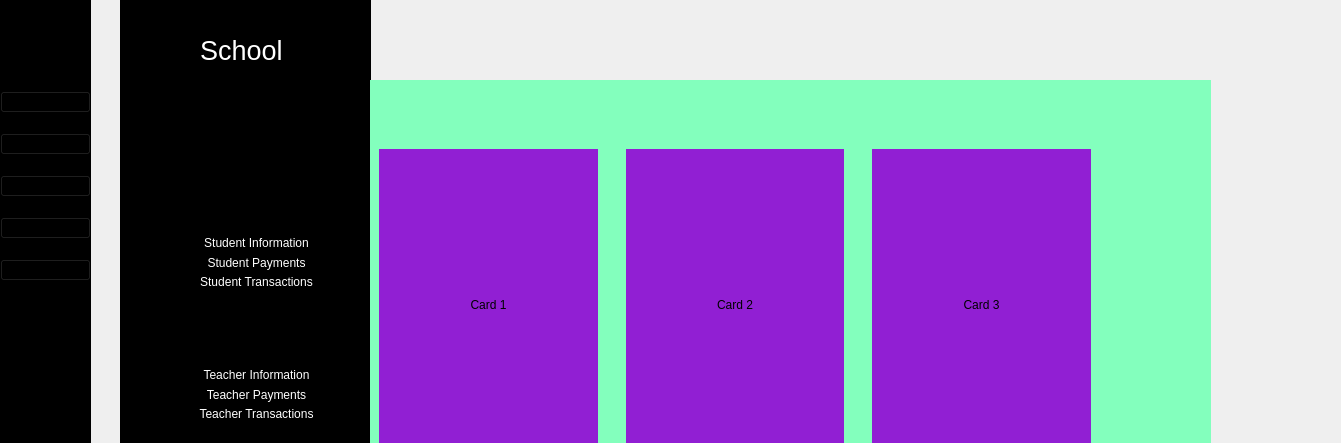
<?xml version="1.0" encoding="UTF-8"?>
<ui version="4.0">
 <class>MainWindow</class>
 <widget class="QMainWindow" name="MainWindow">
  <property name="geometry">
   <rect>
    <x>0</x>
    <y>0</y>
    <width>1341</width>
    <height>443</height>
   </rect>
  </property>
  <property name="windowTitle">
   <string>MainWindow</string>
  </property>
  <widget class="QWidget" name="centralwidget">
   <widget class="QWidget" name="icon_widget" native="true">
    <property name="geometry">
     <rect>
      <x>0</x>
      <y>0</y>
      <width>91</width>
      <height>711</height>
     </rect>
    </property>
    <property name="styleSheet">
     <string notr="true">QWidget{
	background-color: rgb(0, 0, 0);
}</string>
    </property>
    <layout class="QVBoxLayout" name="verticalLayout_8">
     <item>
      <layout class="QHBoxLayout" name="horizontalLayout">
       <property name="spacing">
        <number>0</number>
       </property>
       <property name="sizeConstraint">
        <enum>QLayout::SetMinimumSize</enum>
       </property>
       <property name="topMargin">
        <number>30</number>
       </property>
       <property name="rightMargin">
        <number>1</number>
       </property>
       <item>
        <spacer name="horizontalSpacer">
         <property name="orientation">
          <enum>Qt::Horizontal</enum>
         </property>
         <property name="sizeHint" stdset="0">
          <size>
           <width>28</width>
           <height>20</height>
          </size>
         </property>
        </spacer>
       </item>
       <item>
        <widget class="QLabel" name="label">
         <property name="maximumSize">
          <size>
           <width>40</width>
           <height>40</height>
          </size>
         </property>
         <property name="text">
          <string/>
         </property>
         <property name="pixmap">
          <pixmap resource="resources.qrc">:/newPrefix/logo.png</pixmap>
         </property>
         <property name="scaledContents">
          <bool>true</bool>
         </property>
        </widget>
       </item>
       <item>
        <spacer name="horizontalSpacer_2">
         <property name="orientation">
          <enum>Qt::Horizontal</enum>
         </property>
         <property name="sizeHint" stdset="0">
          <size>
           <width>28</width>
           <height>20</height>
          </size>
         </property>
        </spacer>
       </item>
      </layout>
     </item>
     <item>
      <layout class="QVBoxLayout" name="verticalLayout_5">
       <property name="spacing">
        <number>20</number>
       </property>
       <property name="topMargin">
        <number>35</number>
       </property>
       <item>
        <widget class="QPushButton" name="pushButton">
         <property name="styleSheet">
          <string notr="true">QPushButton:checked{
	border-radius:3px;
}</string>
         </property>
         <property name="text">
          <string/>
         </property>
         <property name="icon">
          <iconset resource="resources.qrc">
           <normaloff>:/newPrefix/Downloads/dashboardsmall1.png</normaloff>
           <normalon>../../../../../../../../Downloads/dashboardsmall2.png</normalon>:/newPrefix/Downloads/dashboardsmall1.png</iconset>
         </property>
         <property name="iconSize">
          <size>
           <width>100</width>
           <height>20</height>
          </size>
         </property>
         <property name="checkable">
          <bool>true</bool>
         </property>
        </widget>
       </item>
       <item>
        <widget class="QPushButton" name="pushButton_3">
         <property name="styleSheet">
          <string notr="true">QPushButton:checked{
	border-radius:3px;
}</string>
         </property>
         <property name="text">
          <string/>
         </property>
         <property name="icon">
          <iconset resource="resources.qrc">
           <normaloff>:/newPrefix/institutionsmall1.png</normaloff>
           <normalon>../../../../../../../../Downloads/institutionsmall2.png</normalon>
           <disabledoff>../../../../../../../../Downloads/institutionsmall2.png</disabledoff>:/newPrefix/institutionsmall1.png</iconset>
         </property>
         <property name="iconSize">
          <size>
           <width>100</width>
           <height>20</height>
          </size>
         </property>
         <property name="checkable">
          <bool>true</bool>
         </property>
        </widget>
       </item>
       <item>
        <widget class="QPushButton" name="pushButton_4">
         <property name="styleSheet">
          <string notr="true">QPushButton:checked{
	border-radius:3px;
}</string>
         </property>
         <property name="text">
          <string/>
         </property>
         <property name="icon">
          <iconset resource="resources.qrc">
           <normaloff>:/newPrefix/studentssmall1.png</normaloff>
           <normalon>../../../../../../../../Downloads/studentssmall2.png</normalon>
           <disabledoff>../../../../../../../../Downloads/studentssmall2.png</disabledoff>:/newPrefix/studentssmall1.png</iconset>
         </property>
         <property name="iconSize">
          <size>
           <width>100</width>
           <height>20</height>
          </size>
         </property>
         <property name="checkable">
          <bool>true</bool>
         </property>
        </widget>
       </item>
       <item>
        <widget class="QPushButton" name="pushButton_5">
         <property name="styleSheet">
          <string notr="true">QPushButton:checked{
	border-radius:3px;
}</string>
         </property>
         <property name="text">
          <string/>
         </property>
         <property name="icon">
          <iconset>
           <normaloff>../../../../../../../../Downloads/teacherssmall1.png</normaloff>
           <normalon>../../../../../../../../Downloads/teacherssmall2.png</normalon>
           <disabledoff>../../../../../../../../Downloads/teacherssmall2.png</disabledoff>../../../../../../../../Downloads/teacherssmall1.png</iconset>
         </property>
         <property name="iconSize">
          <size>
           <width>100</width>
           <height>20</height>
          </size>
         </property>
         <property name="checkable">
          <bool>true</bool>
         </property>
        </widget>
       </item>
       <item>
        <widget class="QPushButton" name="pushButton_6">
         <property name="styleSheet">
          <string notr="true">QPushButton:checked{
	border-radius:3px;
}</string>
         </property>
         <property name="text">
          <string/>
         </property>
         <property name="icon">
          <iconset resource="resources.qrc">
           <normaloff>:/newPrefix/financessmall1.png</normaloff>
           <normalon>../../../../../../../../Downloads/financessmall2.png</normalon>
           <disabledoff>../../../../../../../../Downloads/financessmall2.png</disabledoff>:/newPrefix/financessmall1.png</iconset>
         </property>
         <property name="iconSize">
          <size>
           <width>100</width>
           <height>20</height>
          </size>
         </property>
         <property name="checkable">
          <bool>true</bool>
         </property>
        </widget>
       </item>
      </layout>
     </item>
     <item>
      <spacer name="verticalSpacer_2">
       <property name="orientation">
        <enum>Qt::Vertical</enum>
       </property>
       <property name="sizeHint" stdset="0">
        <size>
         <width>20</width>
         <height>281</height>
        </size>
       </property>
      </spacer>
     </item>
     <item>
      <layout class="QVBoxLayout" name="verticalLayout_7">
       <item>
        <widget class="QPushButton" name="pushButton_7">
         <property name="styleSheet">
          <string notr="true">QPushButton:checked{
	border-radius:3px;
}</string>
         </property>
         <property name="text">
          <string/>
         </property>
         <property name="icon">
          <iconset>
           <normaloff>../../../../../../../../Downloads/settingssmall1.png</normaloff>
           <normalon>../../../../../../../../Downloads/settingssmall2.png</normalon>../../../../../../../../Downloads/settingssmall1.png</iconset>
         </property>
         <property name="iconSize">
          <size>
           <width>100</width>
           <height>20</height>
          </size>
         </property>
         <property name="checkable">
          <bool>true</bool>
         </property>
        </widget>
       </item>
       <item>
        <widget class="QPushButton" name="pushButton_8">
         <property name="styleSheet">
          <string notr="true">QPushButton:checked{
	border-radius:3px;
}</string>
         </property>
         <property name="text">
          <string/>
         </property>
         <property name="icon">
          <iconset resource="resources.qrc">
           <normaloff>:/newPrefix/signoutsmall1.png</normaloff>
           <normalon>../../../../../../../../Downloads/signoutsmall2.png</normalon>:/newPrefix/signoutsmall1.png</iconset>
         </property>
         <property name="iconSize">
          <size>
           <width>100</width>
           <height>20</height>
          </size>
         </property>
         <property name="checkable">
          <bool>true</bool>
         </property>
        </widget>
       </item>
      </layout>
     </item>
    </layout>
   </widget>
   <widget class="QWidget" name="icon_text_widget" native="true">
    <property name="geometry">
     <rect>
      <x>120</x>
      <y>0</y>
      <width>251</width>
      <height>941</height>
     </rect>
    </property>
    <property name="styleSheet">
     <string notr="true">QWidget{
	background-color: rgb(0, 0, 0);
	color: white;
}

QPushButton{
	height: 30px;
	border: none;
}</string>
    </property>
    <widget class="QLabel" name="label_2">
     <property name="geometry">
      <rect>
       <x>30</x>
       <y>30</y>
       <width>40</width>
       <height>40</height>
      </rect>
     </property>
     <property name="text">
      <string/>
     </property>
     <property name="pixmap">
      <pixmap resource="resources.qrc">:/newPrefix/logo.png</pixmap>
     </property>
     <property name="scaledContents">
      <bool>true</bool>
     </property>
    </widget>
    <widget class="QLabel" name="label_3">
     <property name="geometry">
      <rect>
       <x>80</x>
       <y>30</y>
       <width>91</width>
       <height>41</height>
      </rect>
     </property>
     <property name="font">
      <font>
       <pointsize>20</pointsize>
      </font>
     </property>
     <property name="text">
      <string>School</string>
     </property>
    </widget>
    <widget class="QWidget" name="layoutWidget">
     <property name="geometry">
      <rect>
       <x>0</x>
       <y>80</y>
       <width>251</width>
       <height>495</height>
      </rect>
     </property>
     <layout class="QVBoxLayout" name="verticalLayout_6">
      <property name="spacing">
       <number>10</number>
      </property>
      <property name="topMargin">
       <number>30</number>
      </property>
      <item>
       <widget class="QPushButton" name="pushButton_2">
        <property name="styleSheet">
         <string notr="true">QPushButton{
	padding-left: -60px;
}
QPushButton:checked{
	background-color: white;
	border-radius:3px;
}</string>
        </property>
        <property name="text">
         <string/>
        </property>
        <property name="icon">
         <iconset>
          <normaloff>../../../../../../../../Downloads/dashboard2.png</normaloff>
          <normalon>../../../../../../../../Downloads/dashboard1.png</normalon>../../../../../../../../Downloads/dashboard2.png</iconset>
        </property>
        <property name="iconSize">
         <size>
          <width>100</width>
          <height>60</height>
         </size>
        </property>
        <property name="checkable">
         <bool>true</bool>
        </property>
       </widget>
      </item>
      <item>
       <widget class="QPushButton" name="pushButton_9">
        <property name="styleSheet">
         <string notr="true">QPushButton{
	padding-left: -65px;
}
QPushButton:checked{
	background-color: white;
	border-radius:3px;
}</string>
        </property>
        <property name="text">
         <string/>
        </property>
        <property name="icon">
         <iconset>
          <normaloff>../../../../../../../../Downloads/institution2.png</normaloff>
          <normalon>../../../../../../../../Downloads/institution1.png</normalon>../../../../../../../../Downloads/institution2.png</iconset>
        </property>
        <property name="iconSize">
         <size>
          <width>100</width>
          <height>45</height>
         </size>
        </property>
        <property name="checkable">
         <bool>true</bool>
        </property>
       </widget>
      </item>
      <item>
       <widget class="QFrame" name="frame">
        <property name="minimumSize">
         <size>
          <width>20</width>
          <height>0</height>
         </size>
        </property>
        <property name="frameShape">
         <enum>QFrame::StyledPanel</enum>
        </property>
        <property name="frameShadow">
         <enum>QFrame::Raised</enum>
        </property>
        <layout class="QVBoxLayout" name="verticalLayout">
         <property name="spacing">
          <number>0</number>
         </property>
         <property name="leftMargin">
          <number>0</number>
         </property>
         <property name="topMargin">
          <number>0</number>
         </property>
         <property name="rightMargin">
          <number>0</number>
         </property>
         <property name="bottomMargin">
          <number>0</number>
         </property>
         <item>
          <widget class="QPushButton" name="pushButton_10">
           <property name="maximumSize">
            <size>
             <width>16777215</width>
             <height>20</height>
            </size>
           </property>
           <property name="text">
            <string/>
           </property>
           <property name="icon">
            <iconset>
             <normaloff>../../../../../../../../Downloads/students3.png</normaloff>
             <normalon>../../../../../../../../Downloads/students4.png</normalon>../../../../../../../../Downloads/students3.png</iconset>
           </property>
           <property name="iconSize">
            <size>
             <width>200</width>
             <height>60</height>
            </size>
           </property>
           <property name="checkable">
            <bool>true</bool>
           </property>
           <property name="autoRepeat">
            <bool>false</bool>
           </property>
           <property name="autoExclusive">
            <bool>false</bool>
           </property>
           <property name="autoDefault">
            <bool>false</bool>
           </property>
          </widget>
         </item>
         <item>
          <widget class="QFrame" name="student_dropdown">
           <property name="maximumSize">
            <size>
             <width>16777215</width>
             <height>16777200</height>
            </size>
           </property>
           <property name="frameShape">
            <enum>QFrame::StyledPanel</enum>
           </property>
           <property name="frameShadow">
            <enum>QFrame::Raised</enum>
           </property>
           <widget class="QPushButton" name="pushButton_16">
            <property name="geometry">
             <rect>
              <x>0</x>
              <y>40</y>
              <width>251</width>
              <height>23</height>
             </rect>
            </property>
            <property name="styleSheet">
             <string notr="true">QPushButton{
	padding-left: 20px;
}
QPushButton:hover{
	color: #12B298
}</string>
            </property>
            <property name="text">
             <string>Student Payments</string>
            </property>
            <property name="checkable">
             <bool>true</bool>
            </property>
           </widget>
           <widget class="QPushButton" name="pushButton_17">
            <property name="geometry">
             <rect>
              <x>0</x>
              <y>60</y>
              <width>251</width>
              <height>21</height>
             </rect>
            </property>
            <property name="styleSheet">
             <string notr="true">QPushButton{
	padding-left: 20px;
}
QPushButton:hover{
	color: #12B298
}</string>
            </property>
            <property name="text">
             <string>Student Transactions</string>
            </property>
            <property name="checkable">
             <bool>true</bool>
            </property>
           </widget>
           <widget class="QPushButton" name="pushButton_15">
            <property name="geometry">
             <rect>
              <x>0</x>
              <y>20</y>
              <width>251</width>
              <height>23</height>
             </rect>
            </property>
            <property name="styleSheet">
             <string notr="true">QPushButton{
	padding-left: 20px;
}
QPushButton:hover{
	color: #12B298
}</string>
            </property>
            <property name="text">
             <string>Student Information</string>
            </property>
            <property name="checkable">
             <bool>true</bool>
            </property>
           </widget>
          </widget>
         </item>
        </layout>
       </widget>
      </item>
      <item>
       <widget class="QFrame" name="frame_2">
        <property name="frameShape">
         <enum>QFrame::StyledPanel</enum>
        </property>
        <property name="frameShadow">
         <enum>QFrame::Raised</enum>
        </property>
        <layout class="QVBoxLayout" name="verticalLayout_2">
         <property name="spacing">
          <number>0</number>
         </property>
         <property name="leftMargin">
          <number>0</number>
         </property>
         <property name="topMargin">
          <number>0</number>
         </property>
         <property name="rightMargin">
          <number>0</number>
         </property>
         <property name="bottomMargin">
          <number>0</number>
         </property>
         <item>
          <widget class="QPushButton" name="pushButton_11">
           <property name="maximumSize">
            <size>
             <width>16777215</width>
             <height>20</height>
            </size>
           </property>
           <property name="text">
            <string/>
           </property>
           <property name="icon">
            <iconset>
             <normaloff>../../../../../../../../Downloads/teachers3.png</normaloff>
             <normalon>../../../../../../../../Downloads/teachers4.png</normalon>../../../../../../../../Downloads/teachers3.png</iconset>
           </property>
           <property name="iconSize">
            <size>
             <width>200</width>
             <height>100</height>
            </size>
           </property>
           <property name="checkable">
            <bool>true</bool>
           </property>
          </widget>
         </item>
         <item>
          <widget class="QFrame" name="teacher_dropdown">
           <property name="frameShape">
            <enum>QFrame::StyledPanel</enum>
           </property>
           <property name="frameShadow">
            <enum>QFrame::Raised</enum>
           </property>
           <widget class="QPushButton" name="pushButton_18">
            <property name="geometry">
             <rect>
              <x>0</x>
              <y>20</y>
              <width>251</width>
              <height>23</height>
             </rect>
            </property>
            <property name="styleSheet">
             <string notr="true">QPushButton{
	padding-left: 20px;
}
QPushButton:hover{
	color: #12B298
}</string>
            </property>
            <property name="text">
             <string>Teacher Information</string>
            </property>
            <property name="checkable">
             <bool>true</bool>
            </property>
           </widget>
           <widget class="QPushButton" name="pushButton_19">
            <property name="geometry">
             <rect>
              <x>0</x>
              <y>40</y>
              <width>251</width>
              <height>23</height>
             </rect>
            </property>
            <property name="styleSheet">
             <string notr="true">QPushButton{
	padding-left: 20px;
}
QPushButton:hover{
	color: #12B298
}</string>
            </property>
            <property name="text">
             <string>Teacher Payments</string>
            </property>
            <property name="checkable">
             <bool>true</bool>
            </property>
           </widget>
           <widget class="QPushButton" name="pushButton_20">
            <property name="geometry">
             <rect>
              <x>0</x>
              <y>60</y>
              <width>251</width>
              <height>21</height>
             </rect>
            </property>
            <property name="styleSheet">
             <string notr="true">QPushButton{
	padding-left: 20px;
}
QPushButton:hover{
	color: #12B298
}</string>
            </property>
            <property name="text">
             <string>Teacher Transactions</string>
            </property>
            <property name="checkable">
             <bool>true</bool>
            </property>
           </widget>
          </widget>
         </item>
        </layout>
       </widget>
      </item>
      <item>
       <widget class="QFrame" name="frame_4">
        <property name="autoFillBackground">
         <bool>false</bool>
        </property>
        <property name="frameShape">
         <enum>QFrame::StyledPanel</enum>
        </property>
        <property name="frameShadow">
         <enum>QFrame::Raised</enum>
        </property>
        <layout class="QVBoxLayout" name="verticalLayout_3">
         <property name="spacing">
          <number>0</number>
         </property>
         <property name="sizeConstraint">
          <enum>QLayout::SetDefaultConstraint</enum>
         </property>
         <property name="leftMargin">
          <number>0</number>
         </property>
         <property name="topMargin">
          <number>0</number>
         </property>
         <property name="rightMargin">
          <number>0</number>
         </property>
         <property name="bottomMargin">
          <number>0</number>
         </property>
         <item>
          <widget class="QPushButton" name="pushButton_12">
           <property name="maximumSize">
            <size>
             <width>16777215</width>
             <height>20</height>
            </size>
           </property>
           <property name="text">
            <string/>
           </property>
           <property name="icon">
            <iconset>
             <normaloff>../../../../../../../../Downloads/finances3.png</normaloff>
             <normalon>../../../../../../../../Downloads/finances4.png</normalon>../../../../../../../../Downloads/finances3.png</iconset>
           </property>
           <property name="iconSize">
            <size>
             <width>200</width>
             <height>100</height>
            </size>
           </property>
           <property name="checkable">
            <bool>true</bool>
           </property>
           <property name="autoRepeat">
            <bool>false</bool>
           </property>
           <property name="autoDefault">
            <bool>false</bool>
           </property>
          </widget>
         </item>
         <item>
          <widget class="QFrame" name="frame_3">
           <property name="frameShape">
            <enum>QFrame::StyledPanel</enum>
           </property>
           <property name="frameShadow">
            <enum>QFrame::Raised</enum>
           </property>
           <widget class="QPushButton" name="pushButton_21">
            <property name="geometry">
             <rect>
              <x>0</x>
              <y>10</y>
              <width>251</width>
              <height>23</height>
             </rect>
            </property>
            <property name="styleSheet">
             <string notr="true">QPushButton{
	padding-left: 20px;
}
QPushButton:hover{
	color: #12B298
}</string>
            </property>
            <property name="text">
             <string>Budgets</string>
            </property>
            <property name="checkable">
             <bool>true</bool>
            </property>
           </widget>
           <widget class="QPushButton" name="pushButton_22">
            <property name="geometry">
             <rect>
              <x>0</x>
              <y>30</y>
              <width>251</width>
              <height>23</height>
             </rect>
            </property>
            <property name="styleSheet">
             <string notr="true">QPushButton{
	padding-left: 20px;
}
QPushButton:hover{
	color: #12B298
}</string>
            </property>
            <property name="text">
             <string>Expenses</string>
            </property>
            <property name="checkable">
             <bool>true</bool>
            </property>
           </widget>
           <widget class="QPushButton" name="pushButton_23">
            <property name="geometry">
             <rect>
              <x>0</x>
              <y>50</y>
              <width>251</width>
              <height>21</height>
             </rect>
            </property>
            <property name="styleSheet">
             <string notr="true">QPushButton{
	padding-left: 20px;
}
QPushButton:hover{
	color: #12B298
}</string>
            </property>
            <property name="text">
             <string>Busines Overview</string>
            </property>
            <property name="checkable">
             <bool>true</bool>
            </property>
           </widget>
          </widget>
         </item>
        </layout>
       </widget>
      </item>
     </layout>
    </widget>
    <widget class="QWidget" name="layoutWidget">
     <property name="geometry">
      <rect>
       <x>0</x>
       <y>630</y>
       <width>251</width>
       <height>81</height>
      </rect>
     </property>
     <layout class="QVBoxLayout" name="verticalLayout_4">
      <item>
       <widget class="QPushButton" name="pushButton_13">
        <property name="styleSheet">
         <string notr="true">QPushButton{
	padding-left: -65px;
}
QPushButton:checked{
	background-color: white;
	border-radius:3px;
}</string>
        </property>
        <property name="text">
         <string/>
        </property>
        <property name="icon">
         <iconset>
          <normaloff>../../../../../../../../Downloads/settings2.png</normaloff>
          <normalon>../../../../../../../../Downloads/settings1.png</normalon>../../../../../../../../Downloads/settings2.png</iconset>
        </property>
        <property name="iconSize">
         <size>
          <width>100</width>
          <height>60</height>
         </size>
        </property>
        <property name="checkable">
         <bool>true</bool>
        </property>
       </widget>
      </item>
      <item>
       <widget class="QPushButton" name="pushButton_14">
        <property name="styleSheet">
         <string notr="true">QPushButton{
	padding-left: -65px;
}
QPushButton:checked{
	background-color: white;
	border-radius:3px;
}</string>
        </property>
        <property name="text">
         <string/>
        </property>
        <property name="icon">
         <iconset>
          <normaloff>../../../../../../../../Downloads/signout2.png</normaloff>
          <normalon>../../../../../../../../Downloads/signout1.png</normalon>../../../../../../../../Downloads/signout2.png</iconset>
        </property>
        <property name="iconSize">
         <size>
          <width>100</width>
          <height>60</height>
         </size>
        </property>
        <property name="checkable">
         <bool>true</bool>
        </property>
       </widget>
      </item>
     </layout>
    </widget>
   </widget>
   <widget class="QWidget" name="main_screen_widget" native="true">
    <property name="geometry">
     <rect>
      <x>370</x>
      <y>80</y>
      <width>841</width>
      <height>531</height>
     </rect>
    </property>
    <property name="styleSheet">
     <string notr="true">background-color: rgb(131, 255, 189);</string>
    </property>
    <widget class="QWidget" name="widget_4" native="true">
     <property name="geometry">
      <rect>
       <x>-10</x>
       <y>60</y>
       <width>740</width>
       <height>330</height>
      </rect>
     </property>
     <property name="styleSheet">
      <string notr="true"/>
     </property>
     <layout class="QHBoxLayout" name="horizontalLayout_3">
      <property name="spacing">
       <number>10</number>
      </property>
      <property name="leftMargin">
       <number>10</number>
      </property>
      <item>
       <widget class="QWidget" name="card1" native="true">
        <property name="styleSheet">
         <string notr="true"/>
        </property>
        <layout class="QVBoxLayout" name="verticalLayout_10">
         <item>
          <widget class="QLabel" name="label_4">
           <property name="styleSheet">
            <string notr="true">background-color:#911fd3;</string>
           </property>
           <property name="text">
            <string>Card 1</string>
           </property>
           <property name="alignment">
            <set>Qt::AlignCenter</set>
           </property>
          </widget>
         </item>
        </layout>
       </widget>
      </item>
      <item>
       <widget class="QWidget" name="card2" native="true">
        <layout class="QHBoxLayout" name="horizontalLayout_4">
         <item>
          <widget class="QLabel" name="label_5">
           <property name="styleSheet">
            <string notr="true">background-color:#911fd3;</string>
           </property>
           <property name="text">
            <string>Card 2</string>
           </property>
           <property name="alignment">
            <set>Qt::AlignCenter</set>
           </property>
          </widget>
         </item>
        </layout>
       </widget>
      </item>
      <item>
       <widget class="QWidget" name="card3" native="true">
        <layout class="QHBoxLayout" name="horizontalLayout_5">
         <item>
          <widget class="QLabel" name="label_6">
           <property name="styleSheet">
            <string notr="true">background-color:#911fd3;</string>
           </property>
           <property name="text">
            <string>Card 3</string>
           </property>
           <property name="alignment">
            <set>Qt::AlignCenter</set>
           </property>
          </widget>
         </item>
        </layout>
       </widget>
      </item>
     </layout>
    </widget>
   </widget>
   <widget class="QWidget" name="head_widget" native="true">
    <property name="geometry">
     <rect>
      <x>340</x>
      <y>40</y>
      <width>841</width>
      <height>81</height>
     </rect>
    </property>
   </widget>
  </widget>
 </widget>
 <resources>
  <include location="resources.qrc"/>
  <include location="../../../../../../.designer/backup/resources.qrc"/>
 </resources>
 <connections>
  <connection>
   <sender>pushButton_10</sender>
   <signal>toggled(bool)</signal>
   <receiver>student_dropdown</receiver>
   <slot>hide()</slot>
   <hints>
    <hint type="sourcelabel">
     <x>493</x>
     <y>200</y>
    </hint>
    <hint type="destinationlabel">
     <x>602</x>
     <y>264</y>
    </hint>
   </hints>
  </connection>
  <connection>
   <sender>pushButton_10</sender>
   <signal>toggled(bool)</signal>
   <receiver>student_dropdown</receiver>
   <slot>setHidden(bool)</slot>
   <hints>
    <hint type="sourcelabel">
     <x>577</x>
     <y>207</y>
    </hint>
    <hint type="destinationlabel">
     <x>596</x>
     <y>257</y>
    </hint>
   </hints>
  </connection>
  <connection>
   <sender>pushButton_11</sender>
   <signal>toggled(bool)</signal>
   <receiver>teacher_dropdown</receiver>
   <slot>setHidden(bool)</slot>
   <hints>
    <hint type="sourcelabel">
     <x>815</x>
     <y>220</y>
    </hint>
    <hint type="destinationlabel">
     <x>877</x>
     <y>294</y>
    </hint>
   </hints>
  </connection>
  <connection>
   <sender>pushButton_12</sender>
   <signal>toggled(bool)</signal>
   <receiver>frame_3</receiver>
   <slot>setHidden(bool)</slot>
   <hints>
    <hint type="sourcelabel">
     <x>1100</x>
     <y>244</y>
    </hint>
    <hint type="destinationlabel">
     <x>1107</x>
     <y>284</y>
    </hint>
   </hints>
  </connection>
 </connections>
</ui>
